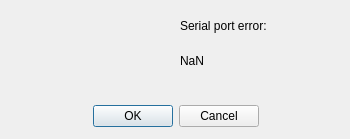
<?xml version="1.0" encoding="UTF-8"?>
<ui version="4.0">
 <class>ErrorWindow</class>
 <widget class="QDialog" name="ErrorWindow">
  <property name="geometry">
   <rect>
    <x>0</x>
    <y>0</y>
    <width>350</width>
    <height>139</height>
   </rect>
  </property>
  <property name="windowTitle">
   <string>Error</string>
  </property>
  <widget class="QDialogButtonBox" name="buttonBox">
   <property name="geometry">
    <rect>
     <x>90</x>
     <y>100</y>
     <width>171</width>
     <height>32</height>
    </rect>
   </property>
   <property name="orientation">
    <enum>Qt::Horizontal</enum>
   </property>
   <property name="standardButtons">
    <set>QDialogButtonBox::Cancel|QDialogButtonBox::Ok</set>
   </property>
   <property name="centerButtons">
    <bool>true</bool>
   </property>
  </widget>
  <widget class="ErrorIcon" name="widget" native="true">
   <property name="geometry">
    <rect>
     <x>10</x>
     <y>10</y>
     <width>128</width>
     <height>87</height>
    </rect>
   </property>
   <property name="sizePolicy">
    <sizepolicy hsizetype="Fixed" vsizetype="Fixed">
     <horstretch>0</horstretch>
     <verstretch>0</verstretch>
    </sizepolicy>
   </property>
   <property name="maximumSize">
    <size>
     <width>128</width>
     <height>87</height>
    </size>
   </property>
  </widget>
  <widget class="QLabel" name="label">
   <property name="geometry">
    <rect>
     <x>180</x>
     <y>10</y>
     <width>121</width>
     <height>31</height>
    </rect>
   </property>
   <property name="text">
    <string>Serial port error:</string>
   </property>
   <property name="textFormat">
    <enum>Qt::AutoText</enum>
   </property>
  </widget>
  <widget class="QLabel" name="errorlabel">
   <property name="geometry">
    <rect>
     <x>180</x>
     <y>40</y>
     <width>151</width>
     <height>41</height>
    </rect>
   </property>
   <property name="text">
    <string>NaN</string>
   </property>
  </widget>
 </widget>
 <customwidgets>
  <customwidget>
   <class>ErrorIcon</class>
   <extends>QWidget</extends>
   <header location="global">erroricon.h</header>
   <container>1</container>
  </customwidget>
 </customwidgets>
 <resources/>
 <connections>
  <connection>
   <sender>buttonBox</sender>
   <signal>accepted()</signal>
   <receiver>ErrorWindow</receiver>
   <slot>accept()</slot>
   <hints>
    <hint type="sourcelabel">
     <x>248</x>
     <y>254</y>
    </hint>
    <hint type="destinationlabel">
     <x>157</x>
     <y>274</y>
    </hint>
   </hints>
  </connection>
  <connection>
   <sender>buttonBox</sender>
   <signal>rejected()</signal>
   <receiver>ErrorWindow</receiver>
   <slot>reject()</slot>
   <hints>
    <hint type="sourcelabel">
     <x>316</x>
     <y>260</y>
    </hint>
    <hint type="destinationlabel">
     <x>286</x>
     <y>274</y>
    </hint>
   </hints>
  </connection>
 </connections>
</ui>
